Frame 1 (no input): blank canvas, image omitted
Frame 60 (no input): blank canvas, image omitted
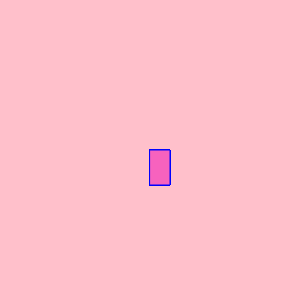
Frame 120 (the mouse pressed at the canvas centre since frame 60)

The p5.js sketch whose frames 1 and 60 were blank and that drew this single picture after the mouse press (run headless with seeded random() and noise() and a simulated clock; from frame 60 on, the mouse is pressed at the canvas centre):

// p5.js sketch
// ── sketch.js
function setup() {
    createCanvas(300, 300);
    background("pink");
    }
    
    function draw() {
    
      stroke("blue")
    fill("rgb(247,98,190)");
  
   //console.log(mouseisPressed);
  
    if (mouseIsPressed) {
     rect(mouseX, mouseY, 20, 35); 
    }
    }
      
